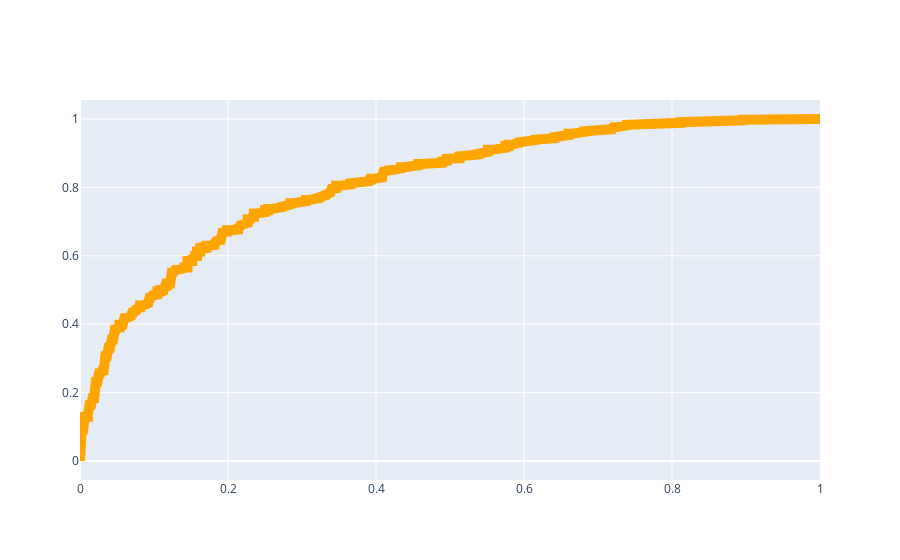

Notebook cell for this chart:
### Markdown cell above
# roc_by_preds

`plotly.graph_objs._scatter.Scatter` for ROC curve

### Code cell
fig = go.Figure()

fig.add_trace(roc_by_preds(
    binary_frame["y"].to_numpy(), 
    binary_frame["p_hat1"].to_numpy(),
    pltl_scatter_kwargs = dict(
        line_color = "orange", 
        line_width = 10
    ),
    skl_roc_kwargs = dict(
        drop_intermediate = False
    )
))

### Figure 1 — Plotly figure (JSON) as saved in the notebook; plotly's stock layout.template omitted (floating-point values rounded to 4 significant figures; data arrays with more than 128 entries replaced by an {"elided": "..."} marker saying what was removed)
{"data": [{"line": {"color": "orange", "width": 10}, "type": "scatter", "x": {"elided": "1001 float values"}, "y": {"elided": "1001 float values"}}], "layout": {"autosize": true, "xaxis": {"autorange": true, "range": [0, 1], "type": "linear"}, "yaxis": {"autorange": true, "range": [-0.05556, 1.056], "type": "linear"}}}
